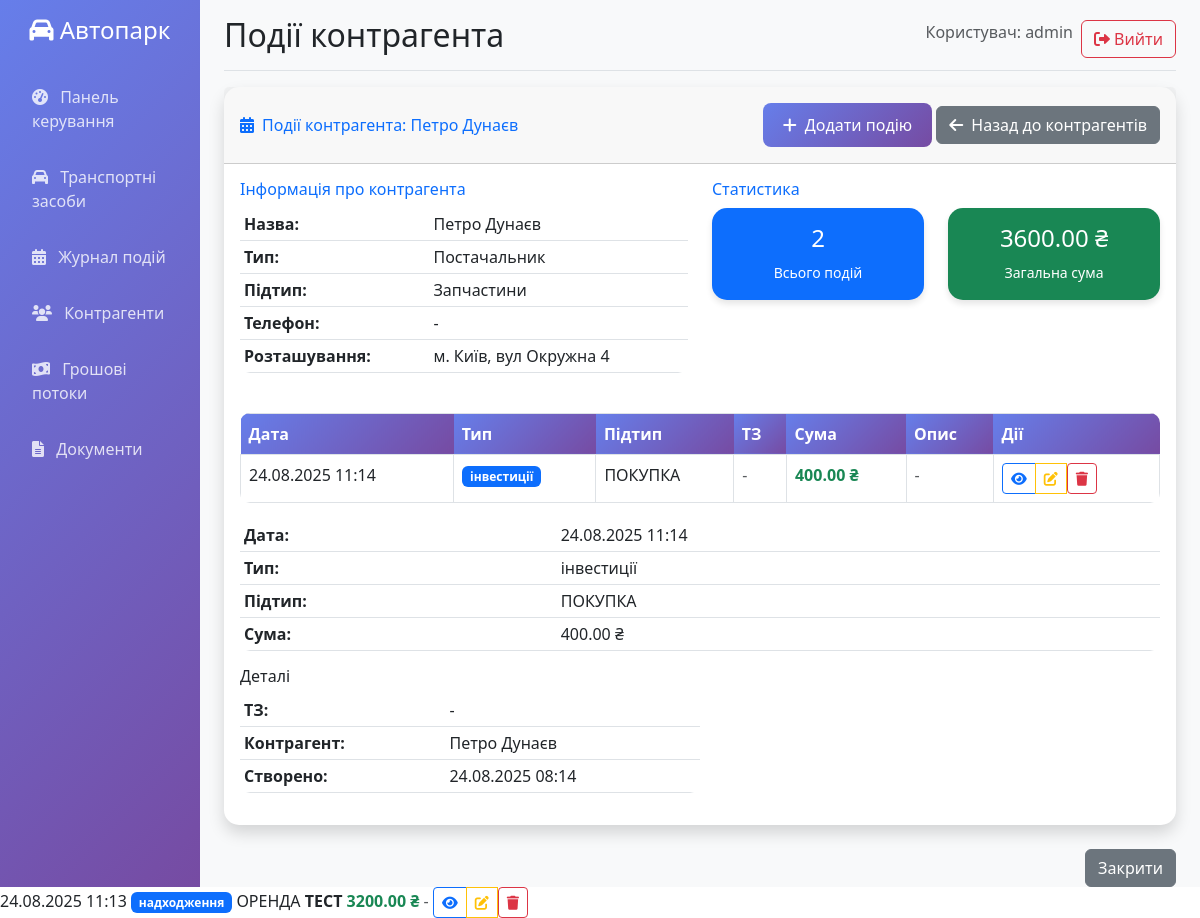
The app's page /events/by_contractor/2 (signed in) with its own data.
### app.py (models this page shows)
class User(UserMixin, db.Model):
    id = db.Column(db.Integer, primary_key=True)
    username = db.Column(db.String(80), unique=True, nullable=False)
    email = db.Column(db.String(120), unique=True, nullable=False)
    password_hash = db.Column(db.String(120), nullable=False)
    role = db.Column(db.String(20), default='user')
    created_at = db.Column(db.DateTime, default=datetime.utcnow)

class Contractor(db.Model):
    id = db.Column(db.Integer, primary_key=True)
    contractor_type = db.Column(db.String(50), nullable=False)  # Тип контрагента
    subtype = db.Column(db.String(100))  # Підтип
    name = db.Column(db.String(200), nullable=False)  # Найменування
    phone = db.Column(db.String(20))  # Телефон
    location = db.Column(db.String(200))  # Геолокація
    notes = db.Column(db.Text)  # Примітки
    created_at = db.Column(db.DateTime, default=datetime.utcnow)

class EventJournal(db.Model):
    id = db.Column(db.Integer, primary_key=True)
    date = db.Column(db.DateTime, nullable=False, default=datetime.utcnow)  # Дата события
    event_type = db.Column(db.String(50), nullable=False)  # ТИП события
    subtype = db.Column(db.String(100), nullable=False)  # ПІДТИП события
    vehicle_id = db.Column(db.Integer, db.ForeignKey('vehicle.id'))  # ОБ'ЄКТ (ТС)
    contractor_id = db.Column(db.Integer, db.ForeignKey('contractor.id'))  # Контрагент
    amount = db.Column(db.Float, default=0)  # Сумма
    description = db.Column(db.Text)  # Описание события
    created_by = db.Column(db.Integer, db.ForeignKey('user.id'))
    created_at = db.Column(db.DateTime, default=datetime.utcnow)
    vehicle = db.relationship('Vehicle', backref='events')
    contractor = db.relationship('Contractor', backref='events')
    user = db.relationship('User', backref='events')

class Vehicle(db.Model):
    id = db.Column(db.Integer, primary_key=True)
    brand = db.Column(db.String(50), nullable=False)  # Марка
    model = db.Column(db.String(50), nullable=False)  # Модель
    year = db.Column(db.Integer, nullable=False)  # Год
    engine_volume = db.Column(db.Float)  # Объем двигателя
    vin_code = db.Column(db.String(17), unique=True, nullable=False)  # VIN код
    license_plate = db.Column(db.String(20), unique=True, nullable=False)  # Госномер
    call_sign = db.Column(db.String(20), unique=True, nullable=False)  # Позывной
    mileage = db.Column(db.Integer, default=0)  # Пробег
    last_to_date = db.Column(db.Date)  # Дата последнего ТО (из журнала событий)
    breakdown_history = db.Column(db.Text)  # История поломок (из журнала событий)
    cost = db.Column(db.Float, default=0)  # Стоимость
    payback_weeks = db.Column(db.Integer)  # Недель до окупаемости
    payment_history = db.Column(db.Text)  # История платежей (из журнала событий)
    status = db.Column(db.String(20), default='active')
    created_at = db.Column(db.DateTime, default=datetime.utcnow)

### app.py (the view)
@app.route('/events/by_contractor/<int:contractor_id>')
@login_required
def events_by_contractor(contractor_id):
    contractor = Contractor.query.get_or_404(contractor_id)
    events = EventJournal.query.filter_by(contractor_id=contractor_id).order_by(EventJournal.date.desc()).all()
    return render_template('events_by_contractor.html', events=events, contractor=contractor)

### app.py (called while the page is built)
@login_manager.user_loader
def load_user(user_id):
    return User.query.get(int(user_id))

### templates/events_by_contractor.html (shortened to what this page needs)
{% extends "base.html" %}
{% block page_title %}Події контрагента{% endblock %}
{% block content %}
<div class="card shadow mb-4">
    <div class="card-header py-3 d-flex justify-content-between align-items-center">
        <h6 class="m-0 font-weight-bold text-primary">
            <i class="fas fa-calendar-alt me-2"></i>Події контрагента: {{ contractor.name }}
        </h6>
        <div>
            <a href="{{ url_for('add_event') }}" class="btn btn-primary">
                <i class="fas fa-plus me-2"></i>Додати подію
            </a>
            <a href="{{ url_for('contractors') }}" class="btn btn-secondary">
                <i class="fas fa-arrow-left me-2"></i>Назад до контрагентів
            </a>
        </div>
    </div>
    <div class="card-body">
        <div class="row mb-4">
            <div class="col-md-6">
                <h6 class="text-primary">Інформація про контрагента</h6>
                <table class="table table-sm">
                    <tr><td><strong>Назва:</strong></td><td>{{ contractor.name }}</td></tr>
                    <tr><td><strong>Тип:</strong></td><td>{{ contractor.contractor_type }}</td></tr>
                    <tr><td><strong>Підтип:</strong></td><td>{{ contractor.subtype or '-' }}</td></tr>
                    <tr><td><strong>Телефон:</strong></td><td>{{ contractor.phone or '-' }}</td></tr>
                    <tr><td><strong>Розташування:</strong></td><td>{{ contractor.location or '-' }}</td></tr>
                </table>
            </div>
            <div class="col-md-6">
                <h6 class="text-primary">Статистика</h6>
                <div class="row">
                    <div class="col-6">
                        <div class="card bg-primary text-white">
                            <div class="card-body text-center">
                                <h4>{{ events|length }}</h4>
                                <small>Всього подій</small>
                            </div>
                        </div>
                    </div>
                    <div class="col-6">
                        <div class="card bg-success text-white">
                            <div class="card-body text-center">
                                <h4>{{ "%.2f"|format(events|selectattr('amount', 'gt', 0)|sum(attribute='amount')) }} ₴</h4>
                                <small>Загальна сума</small>
                            </div>
                        </div>
                    </div>
                </div>
            </div>
        </div>
        {% if events %}
            <div class="table-responsive">
                <table class="table table-bordered" width="100%" cellspacing="0">
                    <thead>
                        <tr>
                            <th>Дата</th>
                            <th>Тип</th>
                            <th>Підтип</th>
                            <th>ТЗ</th>
                            <th>Сума</th>
                            <th>Опис</th>
                            <th>Дії</th>
                        </tr>
                    </thead>
                    <tbody>
                        {% for event in events %}
                        <tr>
                            <td>{{ event.date.strftime('%d.%m.%Y %H:%M') }}</td>
                            <td>
                                <span class="badge bg-primary">{{ event.event_type }}</span>
                            </td>
                            <td>{{ event.subtype }}</td>
                            <td>
                                {% if event.vehicle %}
                                    <strong>{{ event.vehicle.call_sign }}</strong>
                                {% else %}
                                    <span class="text-muted">-</span>
                                {% endif %}
                            </td>
                            <td>
                                {% if event.amount > 0 %}
                                    <span class="text-success fw-bold">{{ "%.2f"|format(event.amount) }} ₴</span>
                                {% elif event.amount < 0 %}
                                    <span class="text-danger fw-bold">{{ "%.2f"|format(event.amount) }} ₴</span>
                                {% else %}
                                    <span class="text-muted">0.00 ₴</span>
                                {% endif %}
                            </td>
                            <td>
                                {% if event.description %}
                                    {{ event.description[:50] }}{% if event.description|length > 50 %}...{% endif %}
                                {% else %}
                                    <span class="text-muted">-</span>
                                {% endif %}
                            </td>
                            <td>
                                <div class="btn-group" role="group">
                                    <button type="button" class="btn btn-sm btn-outline-primary"
                                            data-bs-toggle="modal" data-bs-target="#eventModal{{ event.id }}">
                                        <i class="fas fa-eye"></i>
                                    </button>
                                    <a href="#" class="btn btn-sm btn-outline-warning">
                                        <i class="fas fa-edit"></i>
                                    </a>
                                    <form method="POST" action="{{ url_for('delete_event', event_id=event.id) }}"
                                          style="display: inline;" onsubmit="return confirm('Ви впевнені, що хочете видалити цю подію?')">
                                        <button type="submit" class="btn btn-sm btn-outline-danger">
                                            <i class="fas fa-trash"></i>
                                        </button>
                                    </form>
                                </div>
                            </td>
                        </tr>
                        <div class="modal fade" id="eventModal{{ event.id }}" tabindex="-1">
                            <div class="modal-dialog modal-lg">
                                <div class="modal-content">
                                    <div class="modal-body">
                                        <div class="row">
                                            <div class="col-md-6">
                                                <table class="table table-sm">
                                                    <tr><td><strong>Дата:</strong></td><td>{{ event.date.strftime('%d.%m.%Y %H:%M') }}</td></tr>
                                                    <tr><td><strong>Тип:</strong></td><td>{{ event.event_type }}</td></tr>
                                                    <tr><td><strong>Підтип:</strong></td><td>{{ event.subtype }}</td></tr>
                                                    <tr><td><strong>Сума:</strong></td><td>{{ "%.2f"|format(event.amount) }} ₴</td></tr>
                                                </table>
                                            </div>
                                            <div class="col-md-6">
                                                <h6>Деталі</h6>
                                                <table class="table table-sm">
                                                    <tr><td><strong>ТЗ:</strong></td><td>{{ event.vehicle.call_sign if event.vehicle else '-' }}</td></tr>
                                                    <tr><td><strong>Контрагент:</strong></td><td>{{ event.contractor.name if event.contractor else '-' }}</td></tr>
                                                    <tr><td><strong>Створено:</strong></td><td>{{ event.created_at.strftime('%d.%m.%Y %H:%M') }}</td></tr>
                                                </table>
                                            </div>
                                        </div>
                                    </div>
                                    <div class="modal-footer">
                                        <button type="button" class="btn btn-secondary" data-bs-dismiss="modal">Закрити</button>
                                    </div>
                                </div>
                            </div>
                        </div>
                        {% endfor %}
                    </tbody>
                </table>
            </div>
        {% endif %}
    </div>
</div>
{% endblock %}

### templates/base.html (shortened to what this page needs)
<!DOCTYPE html>
<html lang="ru">
<head>
    <link href="https://cdn.jsdelivr.net/npm/bootstrap@5.3.0/dist/css/bootstrap.min.css" rel="stylesheet">
    <link href="https://cdnjs.cloudflare.com/ajax/libs/font-awesome/6.0.0/css/all.min.css" rel="stylesheet">
</head>
<body>
    {% if current_user.is_authenticated %}
    <div class="container-fluid">
        <div class="row">
            <nav class="col-md-3 col-lg-2 d-md-block sidebar collapse">
                <div class="position-sticky pt-3">
                    <div class="text-center mb-4">
                        <h4 class="text-white"><i class="fas fa-car"></i> Автопарк</h4>
                    </div>
                    <ul class="nav flex-column">
                        <li class="nav-item">
                            <a class="nav-link {% if request.endpoint == 'dashboard' %}active{% endif %}" href="{{ url_for('dashboard') }}">
                                <i class="fas fa-tachometer-alt me-2"></i> Панель керування
                            </a>
                        </li>
                        <li class="nav-item">
                            <a class="nav-link {% if request.endpoint == 'vehicles' %}active{% endif %}" href="{{ url_for('vehicles') }}">
                                <i class="fas fa-car me-2"></i> Транспортні засоби
                            </a>
                        </li>
                        <li class="nav-item">
                            <a class="nav-link {% if request.endpoint == 'events' %}active{% endif %}" href="{{ url_for('events') }}">
                                <i class="fas fa-calendar-alt me-2"></i> Журнал подій
                            </a>
                        </li>
                        <li class="nav-item">
                            <a class="nav-link {% if request.endpoint == 'contractors' %}active{% endif %}" href="{{ url_for('contractors') }}">
                                <i class="fas fa-users me-2"></i> Контрагенти
                            </a>
                        </li>
                        <li class="nav-item">
                            <a class="nav-link {% if request.endpoint == 'cashflow' %}active{% endif %}" href="{{ url_for('cashflow') }}">
                                <i class="fas fa-money-bill-wave me-2"></i> Грошові потоки
                            </a>
                        </li>
                        <li class="nav-item">
                            <a class="nav-link {% if request.endpoint == 'documents' %}active{% endif %}" href="{{ url_for('documents') }}">
                                <i class="fas fa-file-alt me-2"></i> Документи
                            </a>
                        </li>
                    </ul>
                </div>
            </nav>
            <main class="col-md-9 ms-sm-auto col-lg-10 px-md-4 main-content">
                <div class="d-flex justify-content-between flex-wrap flex-md-nowrap align-items-center pt-3 pb-2 mb-3 border-bottom">
                    <h1 class="h2">{% block page_title %}{% endblock %}</h1>
                    <div class="btn-toolbar mb-2 mb-md-0">
                        <div class="btn-group me-2">
                            <span class="text-muted">Користувач: {{ current_user.username }}</span>
                        </div>
                        <a href="{{ url_for('logout') }}" class="btn btn-outline-danger">
                            <i class="fas fa-sign-out-alt"></i> Вийти
                        </a>
                    </div>
                </div>
                {% block content %}{% endblock %}
            </main>
        </div>
    </div>
    {% else %}
        {% block auth_content %}{% endblock %}
    {% endif %}
</body>
</html>

### templates/base.html (style rules this page uses)
.sidebar { min-height: 100vh; background: linear-gradient(135deg, #667eea 0%, #764ba2 100%); }
.sidebar .nav-link { color: rgba(255,255,255,0.8); padding: 12px 20px; margin: 4px 0; border-radius: 8px; transition: all 0.3s ease; }
.main-content { background: #f8f9fa; min-height: 100vh; }
.card { border: none; border-radius: 15px; box-shadow: 0 4px 6px rgba(0,0,0,0.1); transition: transform 0.3s ease; }
.btn-primary { background: linear-gradient(135deg, #667eea 0%, #764ba2 100%); border: none; border-radius: 8px; padding: 10px 20px; }
.table { border-radius: 10px; overflow: hidden; }
.table thead th { background: linear-gradient(135deg, #667eea 0%, #764ba2 100%); color: white; border: none; }

### records on screen
User: username "admin"
Contractor: name "Петро Дунаєв", contractor_type "Постачальник", subtype "Запчастини", phone "-", location "м. Київ, вул Окружна 4"
EventJournal: date "24.08.2025 11:14", event_type "інвестиції", subtype "ПОКУПКА", amount "400.00", vehicle "-", contractor "Петро Дунаєв", created_at "24.08.2025 08:14"
EventJournal: date "24.08.2025 11:13", event_type "надходження", subtype "ОРЕНДА", vehicle.call_sign "ТЕСТ", amount "3200.00"

### other values on screen
{{ events|length }} "2"
